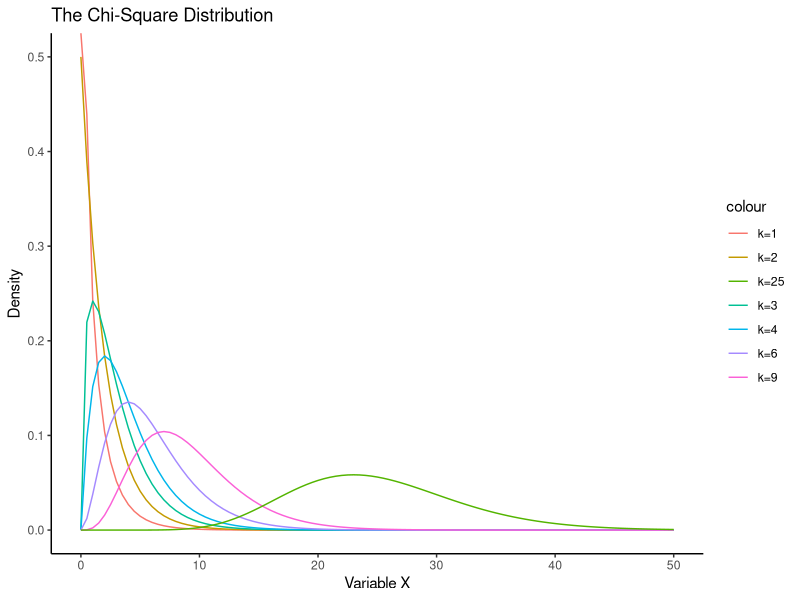
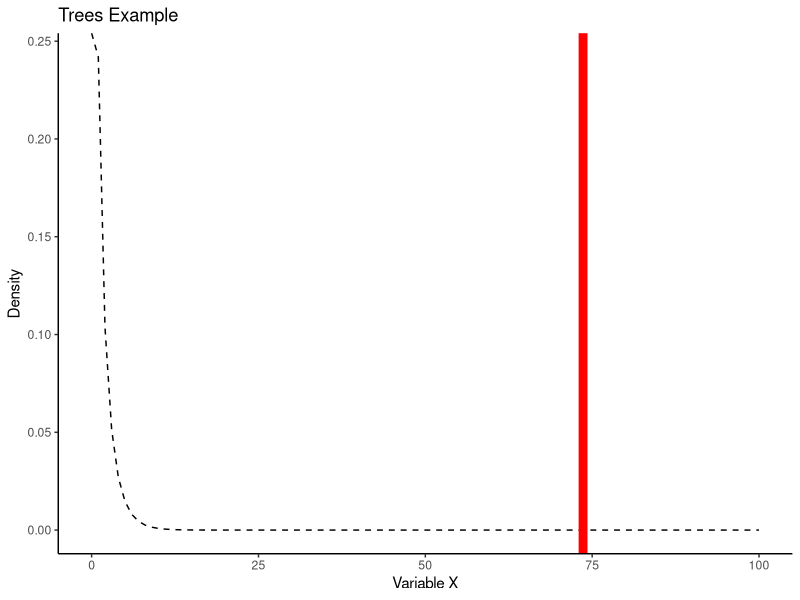

Recreate these plots in R, in order.
## ---- chunk 1
library(tidyverse)
library(knitr)
## ---- chunk 2
ggplot(data.frame(x = seq(0, 50)), aes(x)) +
  stat_function(fun = function(x) dchisq(x, df = 1), 
                aes(color = "k=1")) +
    stat_function(fun = function(x) dchisq(x, df = 2), 
                aes(color = "k=2")) +
    stat_function(fun = function(x) dchisq(x, df = 3), 
                aes(color = "k=3")) +
    stat_function(fun = function(x) dchisq(x, df = 4), 
                aes(color = "k=4")) +
    stat_function(fun = function(x) dchisq(x, df = 6), 
                aes(color = "k=6")) +
    stat_function(fun = function(x) dchisq(x, df = 9), 
                aes(color = "k=9")) +
    stat_function(fun = function(x) dchisq(x, df = 25), 
                aes(color = "k=25")) +
  scale_x_continuous("Variable X") +
  scale_y_continuous("Density") +
  ggtitle("The Chi-Square Distribution") +
  theme_classic()
## ---- chunk 3
trees = data.frame(TreesFallen = c(10, 100),
                   Expected = c(55, 55))
rownames(trees) = c("Registered Noise", "No Registered Noise")

trees
## ---- chunk 4
trees
## ---- chunk 5
trees
## ---- chunk 6
noise <- ((10-55)^2)/55
noise

noNoise <- ((100-55)^2)/55
noNoise
## ---- chunk 7
noise + noNoise
## ---- chunk 8
ggplot(data.frame(x = seq(0, 100)), aes(x)) +
  stat_function(fun = function(x) dchisq(x, df = 1), 
                color = "black", linetype = "dashed") +
  scale_x_continuous("Variable X") +
  scale_y_continuous("Density") +
  geom_vline(aes(xintercept = 73.636), color = "red", size = 3) +
  ggtitle("Trees Example") +
  theme_classic()
## ---- chunk 9
pchisq(q = 73.636, df = 1, lower.tail = FALSE)
## ---- chunk 10
att = data.frame(StayedIn = c(20, 25, 30),
                 DroppedOut = c(20, 15, 10))

row.names(att) = c("Failed to complete high school",
                   "High school degree",
                   "College degree")

att
## ---- chunk 11
att
## ---- chunk 12
att = data.frame(StayedIn = c(20, 25, 30),
                 DroppedOut = c(20, 15, 10))

row.names(att) = c("Failed to complete high school",
                   "High school degree",
                   "College degree")

att
## ---- chunk 13
att2 = data.frame(StayedIn = c("40*75/120", "40*75/120", "40*75/120"),
                 DroppedOut = c("40*45/120", "40*45/120", "40*45/120"))

row.names(att2) = c("Failed to complete high school",
                   "High school degree",
                   "College degree")

att2
## ---- chunk 14
att3 = data.frame(StayedIn = c("(20-25)^2/25", "(25-25)^2/25", "(30-25)^2/25"),
                 DroppedOut = c("(20-15)^2/15", "(15-15)^2/15", "(10-15)^2/15"))

row.names(att3) = c("Failed to complete high school",
                   "High school degree",
                   "College degree")

att3
## ---- chunk 15
att4 = data.frame(StayedIn = c(1, 0, 1),
                 DroppedOut = c(1.666667, 0, 1.666667))

row.names(att4) = c("Failed to complete high school",
                   "High school degree",
                   "College degree")

att4
## ---- chunk 16
1 + 0 + 1 + 1.666667 + 0 + 1.666667
## ---- chunk 17
pchisq(5.33, df = 2, lower.tail = FALSE)
## ---- chunk 18
att
## ---- chunk 19
attachment = data.frame(AnyConduct = c(1, 3),
                        JustAffective = c(5,14))

row.names(attachment) = c("Dissmissive", "Preoccupied")

attachment
## ---- chunk 20
attachment2 = data.frame(AnyConduct = c("1 (Cell 11)", "3 (Cell 21)"),
                        JustAffective = c("5 (Cell 12)", "14 (Cell 22)"))

row.names(attachment2) = c("Dissmissive", "Preoccupied")

attachment2
